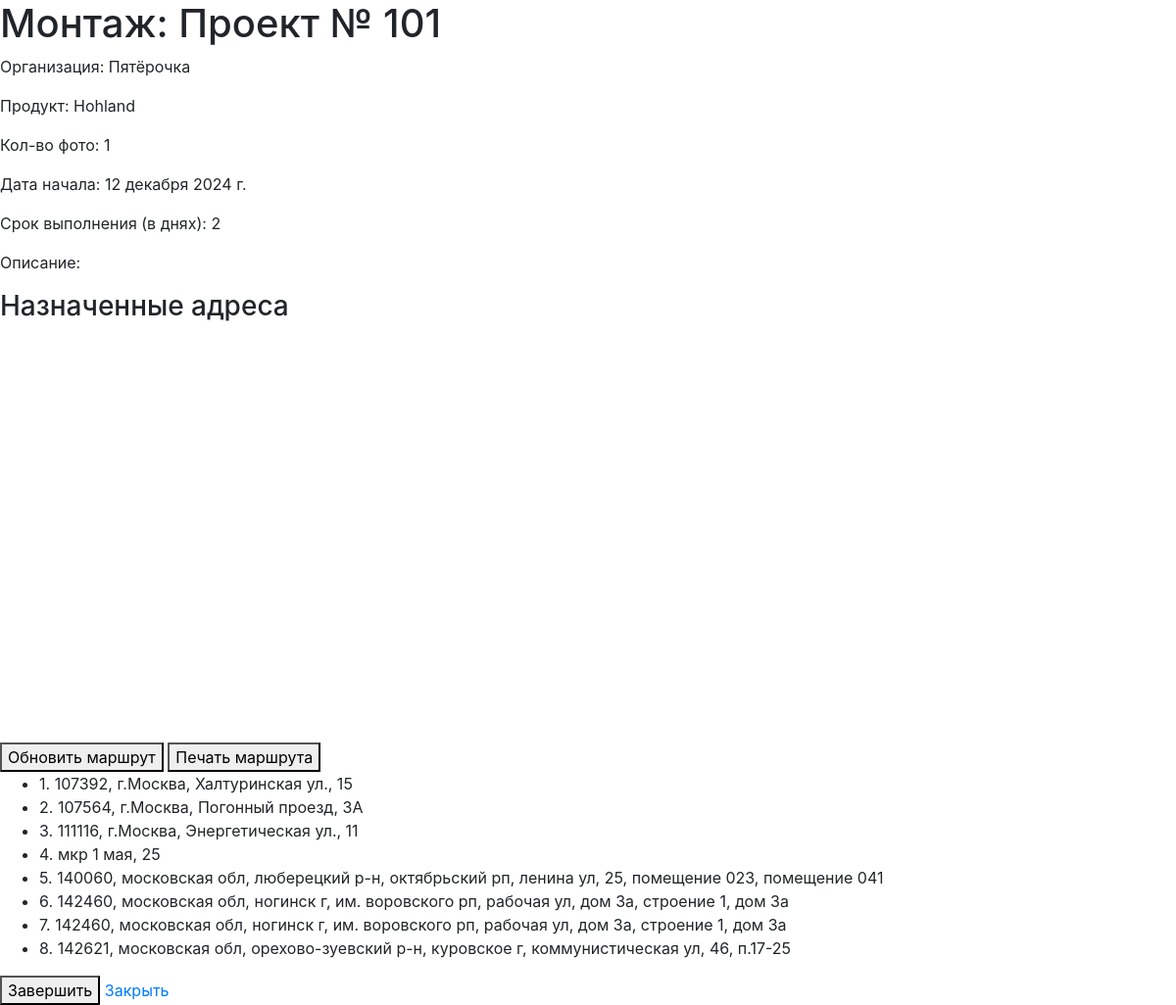
/projects/event/11/ (signed in), run on an earlier commit of the app's database.
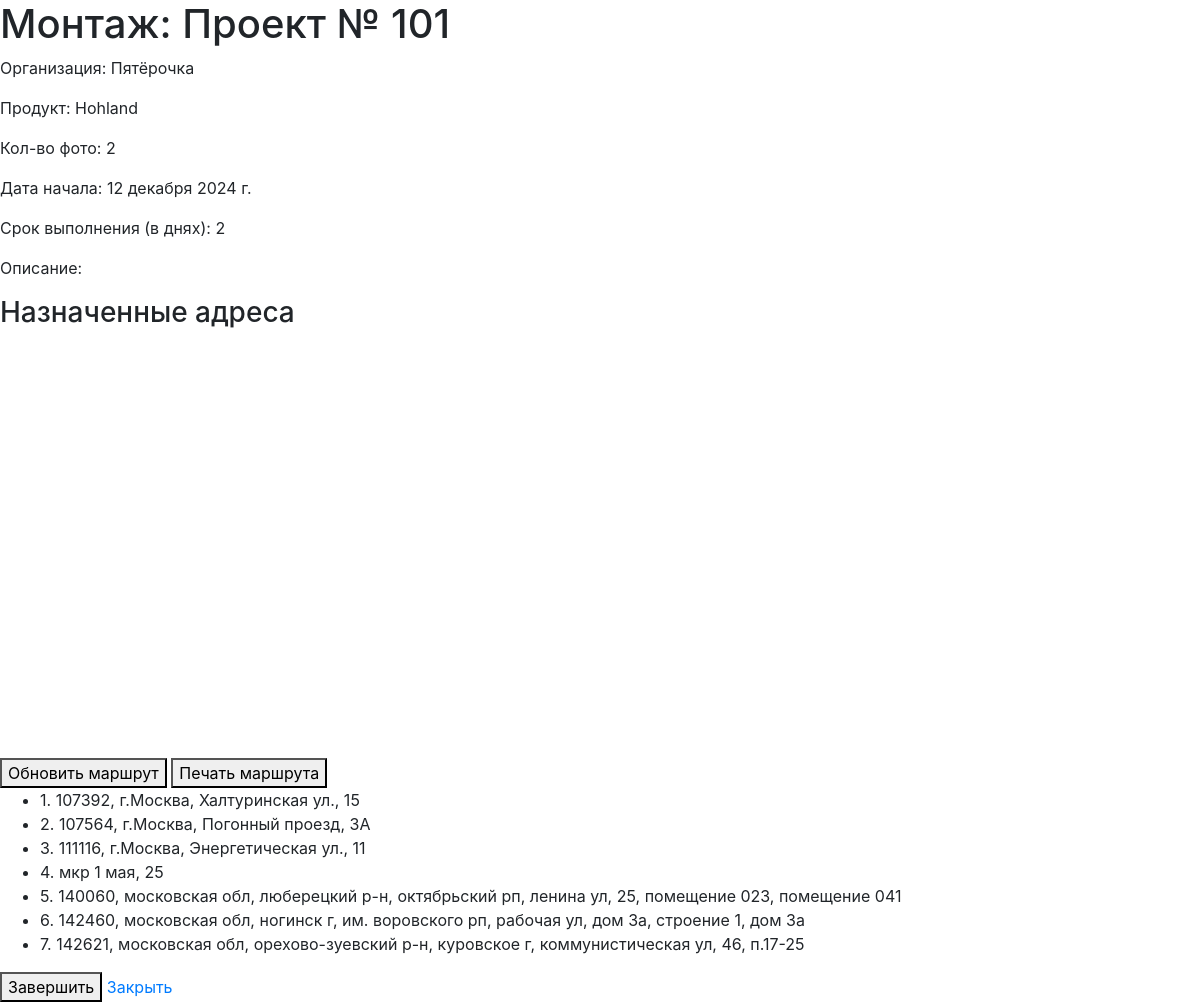
And on a later commit of the database.
### projects/models.py (models this page shows, shortened)
class Event(models.Model):
    EVENT_TYPES = (
        ('montage', 'Монтаж'),
        ('audit', 'Аудит'),
        ('dismantle', 'Демонтаж'),
    )
    project = models.ForeignKey(Project, related_name='events', on_delete=models.CASCADE)
    event_type = models.CharField(choices=EVENT_TYPES, max_length=20)
    description = models.TextField(blank=True)
    photo_count = models.IntegerField()
    event_date = models.DateField()
    duration_days = models.IntegerField(help_text="Количество дней на выполнение")
    assigned_users = models.ManyToManyField(User, through='EventUser', blank=True, related_name='events_as_assignee')

class Project(models.Model):
    user = models.ForeignKey(User, on_delete=models.CASCADE)  # Убрали null=True
    name = models.CharField(max_length=255)
    description = models.TextField(blank=True)
    excel_file = models.FileField(upload_to='excel/', null=True, blank=True)
    organization = models.CharField(max_length=255, blank=True, null=True)  # Новое поле
    product = models.CharField(max_length=255, blank=True, null=True)  # Новое поле

class EventAddress(models.Model):
    event = models.ForeignKey(Event, related_name='addresses', on_delete=models.CASCADE)
    name = models.CharField(max_length=255)
    latitude = models.FloatField()
    longitude = models.FloatField()
    order = models.PositiveIntegerField(default=0)  # Добавляем поле для сортировки
    assigned_user = models.ForeignKey(User, null=True, blank=True, on_delete=models.SET_NULL)  # Новое поле
    class Meta:
        ordering = ['order']

### projects/views.py (the view)
# urls.py: path('event/<int:event_id>/', views.event_detail, name='event_detail'),
@login_required
def event_detail(request, event_id):
    event = get_object_or_404(Event, pk=event_id)
    current_user = request.user
    is_manager = current_user.groups.filter(name='Менеджер').exists()
    is_executor = current_user.groups.filter(name='Исполнитель').exists()
    if is_manager and event.project.user == current_user:
        event_addresses = event.addresses.all().select_related('assigned_user')
    else:
        event_addresses = event.addresses.filter(assigned_user=request.user)
    addresses_with_photos = []
    for address in event_addresses:
        executor_id = address.assigned_user.executorprofile.id if address.assigned_user else None
        project_user_id = event.project.user.id
        project_id = str(event.project.id)
        event_type = event.get_event_type_display()
        address_name = re.sub(r'[\\/*?:"<>|]', "_", address.name)
        base_path = os.path.join(settings.MEDIA_ROOT, str(project_user_id), project_id, event_type, str(executor_id))
        problems_path = os.path.join(base_path, "problems")
        has_photos = False
        if executor_id and os.path.exists(base_path):
            for file_name in os.listdir(base_path):
                if file_name.startswith(address_name):
                    has_photos = True
                    break
        if executor_id and os.path.exists(problems_path):
            for file_name in os.listdir(problems_path):
                if file_name.startswith(address_name):
                    has_photos = True
                    break
        addresses_with_photos.append({
            'address': address,
            'has_photos': has_photos
        })
    user_event_status = None
    if is_executor:
        try:
            event_user = EventUser.objects.get(user=current_user, event=event)
            user_event_status = event_user.status
        except EventUser.DoesNotExist:
            user_event_status = None
    return render(request, 'projects/event_detail.html', {
        'event': event,
        'addresses_with_photos': addresses_with_photos,
        'is_executor': is_executor,
        'is_manager': is_manager,
        'user_event_status': user_event_status,  # Добавляем статус в контекст
    })

### projects/templates/projects/event_detail.html (shortened to what this page needs)
<html lang="ru_RU">
<head>
    {% load static %}
    <link rel="stylesheet" href="//code.jquery.com/ui/1.12.1/themes/base/jquery-ui.css">
    <link href="https://maxcdn.bootstrapcdn.com/bootstrap/4.5.2/css/bootstrap.min.css" rel="stylesheet">
</head>
<body>
    <h1>{{ event.get_event_type_display }}: {{ event.project.name }}</h1>
    <div>
        <p>Организация: {{ event.project.organization }}</p>
        <p>Продукт: {{ event.project.product }}</p>
        <p>Кол-во фото: {{ event.photo_count }}</p>
        <p>Дата начала: {{ event.event_date }}</p>
        <p>Срок выполнения (в днях): {{ event.duration_days }}</p>
        <p>Описание: {{ event.description }}</p>
    </div>
    <h3>Назначенные адреса</h3>
    <div id="map" style="width: 100%; height: 400px; margin-bottom: 20px;"></div>
    <button id="update-route">Обновить маршрут</button>
    <button id="print-addresses">Печать маршрута</button>
    <ul id="assigned-event-addresses-list">
        {% for item in addresses_with_photos %}
        <li data-id="{{ item.address.id }}" class="accordion-header">
            <span class="address-number">{{ forloop.counter }}.</span>
            <span class="address-name">{{ item.address.name }}</span>
        </li>
        {% empty %}
        <li>Нет назначенных адресов.</li>
        {% endfor %}
    </ul>
    {% if is_executor %}
        {% if user_event_status == 'completed' %}
            <p>{{ event.get_event_type_display }}: завершён</p>
        {% else %}
            <button id="complete-event">Завершить</button>
        {% endif %}
    {% endif %}
    <a href="{% if is_executor %}{% url 'assigned_events_list' %}{% elif is_manager %}{% url 'events_control' %}{% else %}{% url 'home' %}{% endif %}">
        Закрыть
    </a>
</body>
</html>

What changed in the data, as far as the page shows it:
removed EventAddress: address.name "142460, московская обл, ногинск г, им. воровского рп, рабочая ул, дом 3а, строение 1, дом 3а"
changed Event "Монтаж": photo_count "1" → "2"
